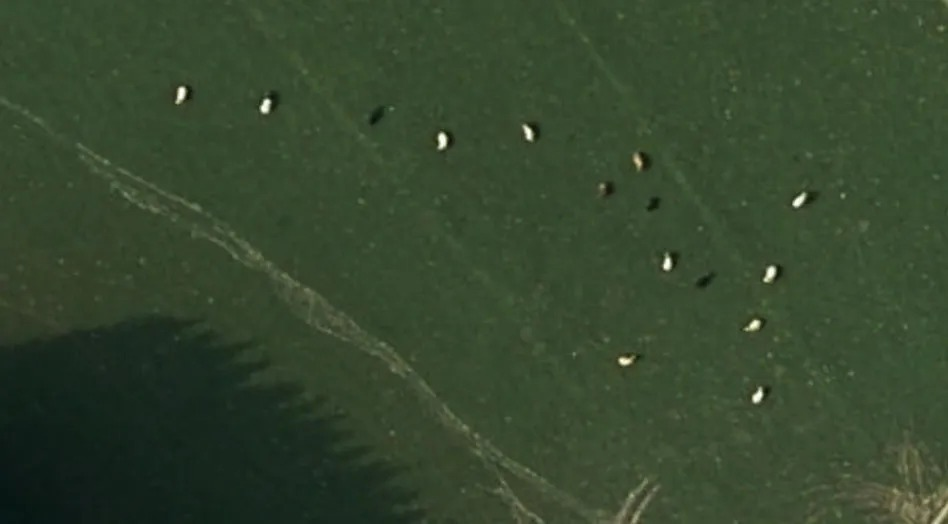
#> input picture images2.jpeg, 948 x 524 px
$ python histogramGrayScale.py
#> lines starting #> are read from the running program, lines starting #| are printed output that depends on the picture
import cv2 as cv
import matplotlib.pyplot as plt

image = cv.imread("images2.jpeg")
#> image is the input picture: shape (524, 948, 3); mean B, G, R 45.9, 70.4, 53.1

histGreen = cv.calcHist(image, [1], None, [256], [0, 256])
#> histGreen = 256 values, max 159 at index 55, min 0 at index 0, mean 11.11
histRed = cv.calcHist(image, [2], None, [256], [0, 256])
#> histRed = 256 values, max 173 at index 56, min 0 at index 0, mean 11.11
histBlue = cv.calcHist(image, [0], None, [256], [0, 256])
#> histBlue = 256 values, max 144 at index 56, min 0 at index 0, mean 11.11

histGreen /= histGreen.sum()
#> histGreen = 256 values, max 0.0559 at index 55, min 0 at index 0, mean 0.00391
histRed /= histRed.sum()
#> histRed = 256 values, max 0.0608 at index 56, min 0 at index 0, mean 0.00391
histBlue /= histBlue.sum()
#> histBlue = 256 values, max 0.0506 at index 56, min 0 at index 0, mean 0.00391

plt.figure()

plt.subplot(131)
plt.title("Grayscale Histogram Normalized Green")
plt.xlabel("Bins")
plt.ylabel(" Percentage of Pixels")
plt.plot(histGreen, color='g')
plt.xlim([0,256])

plt.subplot(132)
plt.title("Grayscale Histogram Normalized Red")
plt.xlabel("Bins")
plt.ylabel(" Percentage of Pixels")
plt.plot(histRed, color='r')
plt.xlim([0,256])

plt.subplot(133)
plt.title("Grayscale Histogram Normalized Blue")
plt.xlabel("Bins")
plt.ylabel(" Percentage of Pixels")
plt.plot(histBlue, color='b')
plt.xlim([0,256])

plt.show()
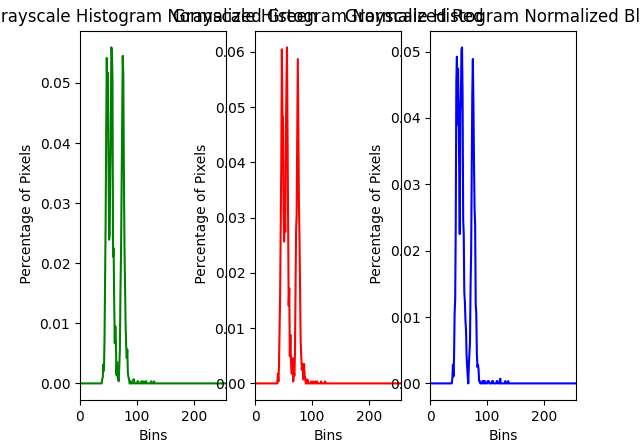
#> figure drawn by matplotlib, 3 panels; panel 1: curve peaks at x = 55, y = 0.0559; panel 2: curve peaks at x = 56, y = 0.0608; panel 3: curve peaks at x = 56, y = 0.0506
